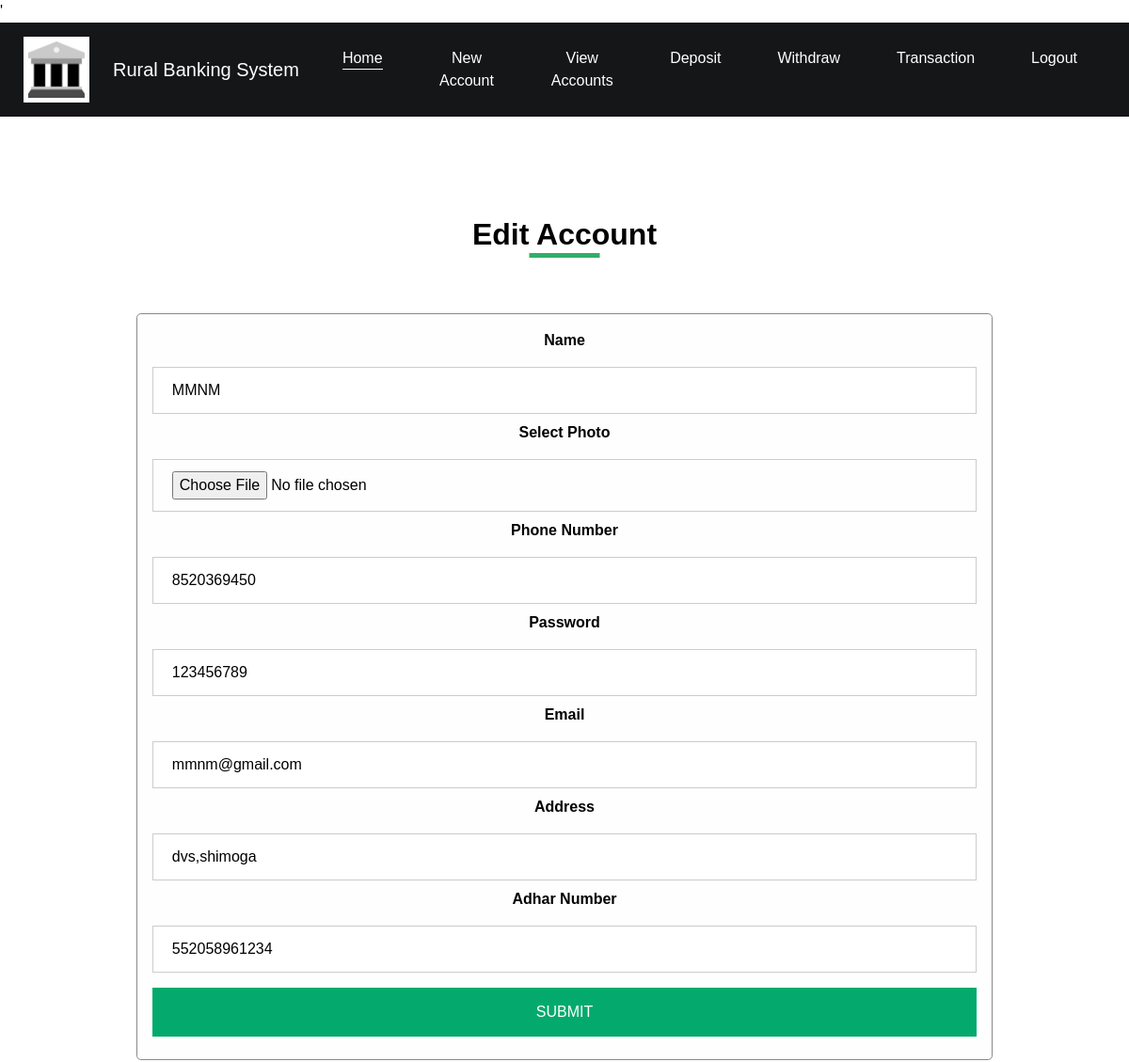
/admin/editacc?id=3462004 (upper part), run on an earlier commit of the app's database.
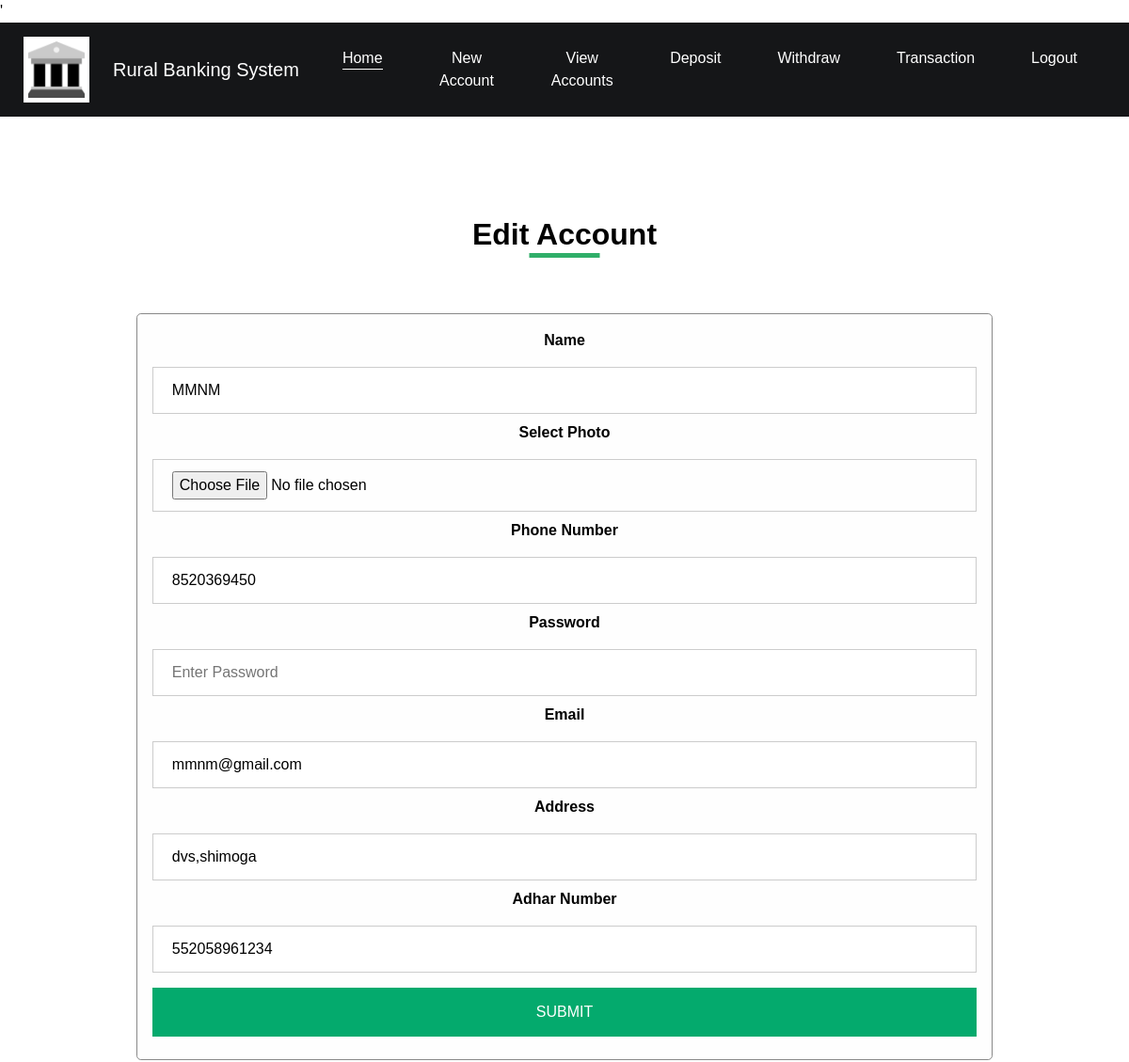
And on a later commit of the database.
### tables this page shows
CREATE TABLE `user` (
  `accountno` int(200) NOT NULL,
  `name` varchar(200) NOT NULL,
  `photo` varchar(200) NOT NULL,
  `phonenumber` varchar(200) NOT NULL,
  `email` varchar(200) NOT NULL,
  `address` varchar(200) NOT NULL,
  `adharnumber` varchar(200) NOT NULL,
  `password` varchar(200) NOT NULL,
  `date` varchar(200) NOT NULL,
  `status` varchar(200) NOT NULL
);

### admin/editacc.php (the view, shortened to what this page needs)
<?php include 'header.php'; ?>
<?php
        $id=$_GET['id'];
             include 'dbconfig.php';
                        $sql="SELECT * FROM `user` where `accountno`='$id'";
                        $result= mysqli_query($conn,$sql);
                        if ($result->num_rows > 0)
                        {
                            while($row = $result->fetch_assoc())
                            {
                                $name=$row['name'];
                                $photo=$row['photo'];
                                $phonenumber=$row['phonenumber'];
                                $email=$row['email'];
                                $address=$row['address'];
                                $adharnumber=$row['adharnumber'];
                                $password=$row['password'];
                            }
                        }
?>
<section class="about_section layout_padding">
    <div class="container">
      <div class="heading_container">
        <h2>
          Edit Account
        </h2>
      </div>
      <div class="box">
          <form class="modal-content animate" action="dbaccountup?id=<?php echo $id; ?>" method="post" enctype="multipart/form-data">
    <div class="container">
      <label for="uname"><b>Name</b></label>
      <input type="text" placeholder="Enter Username" name="name" value="<?php echo $name; ?>" required>
      <label for="psw"><b>Select Photo</b></label>
      <input type="file" placeholder="Upload Photo" name="photo" value="<?php echo $photo; ?>" required>
      <label for="psw"><b> Phone Number</b></label>
      <input type="number" placeholder="Enter Password" name="phone" value="<?php echo $phonenumber; ?>" required>
      <label for="psw"><b>Password</b></label>
      <input type="text" placeholder="Enter Password" name="pass" value="<?php echo $password; ?>" required>
      <label for="psw"><b>Email</b></label>
      <input type="email" placeholder="Enter Password" name="email" value="<?php echo $email; ?>" required>
      <label for="Address"><b>Address</b></label>
      <input type="text" placeholder="Enter Password" name="address" value="<?php echo $address; ?>" required>
      <label for="psw"><b>Adhar Number</b></label>
      <input type="number" placeholder="Enter Password" name="adhar" value="<?php echo $adharnumber; ?>" required>
      <button  type="submit" name="submit" class="btn-box">SUBMIT</button>
    </div>
  </form>
      </div>
    </div>
  </section>
<?php include 'footer.php'; ?>

What changed in the data, as far as the page shows it:
changed user "MMNM": pass "123456789" → (not shown)
